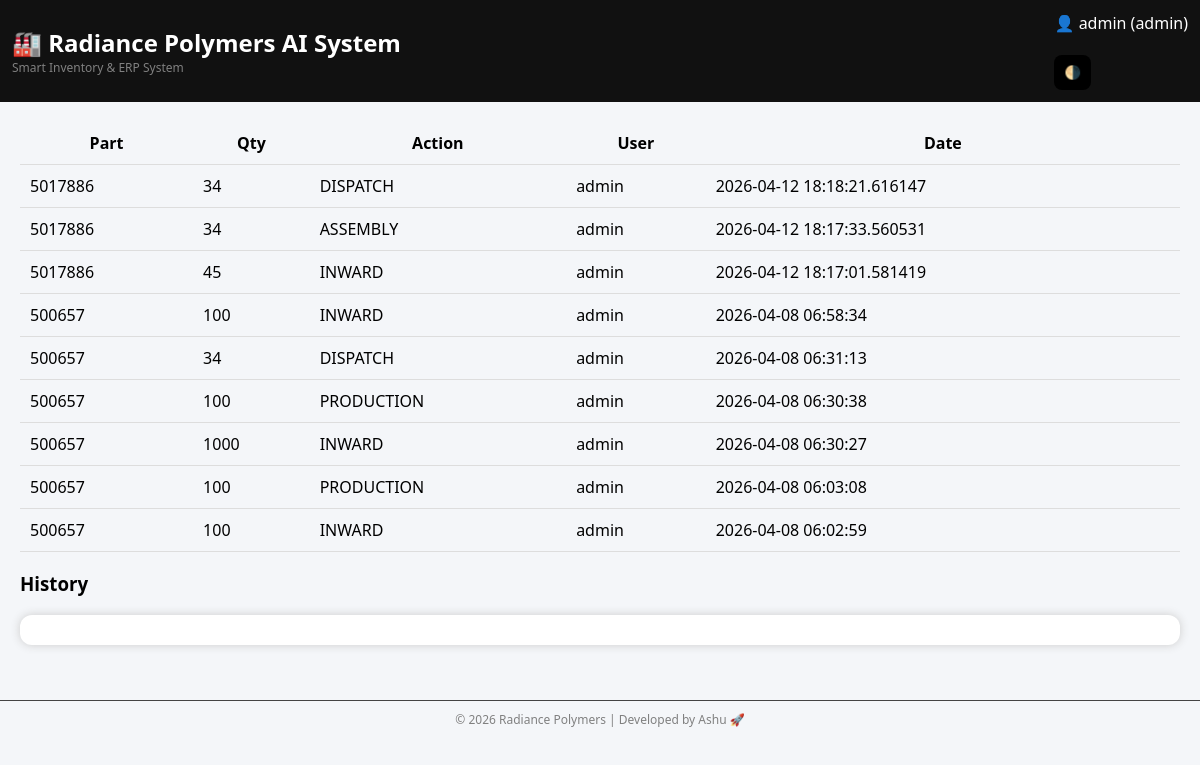
Screenshot of /history (signed in) with the database file from the repository.
### tables this page shows
CREATE TABLE history(
    id INTEGER PRIMARY KEY, part TEXT, qty INTEGER, action TEXT, user TEXT, date TIMESTAMP DEFAULT CURRENT_TIMESTAMP);

### app.py (the view)
@app.route('/history')
def history():
    conn = get_db()
    cur = conn.cursor()
    cur.execute("SELECT * FROM history ORDER BY date DESC")
    data = cur.fetchall()
    conn.close()
    return render_template("history.html", data=data)

### app.py (called while the page is built)
def get_db():
    conn = sqlite3.connect("erp.db", check_same_thread=False)
    conn.row_factory = sqlite3.Row
    return conn

### templates/history.html
{% extends 'base.html' %}
{% block content %}
{% if data and data|length > 0 %}
<table>
<tr>
<th>Part</th><th>Qty</th><th>Action</th><th>User</th><th>Date</th>
</tr>
{% for i in data %}
<tr>
<td>{{ i['part'] }}</td>
<td>{{ i['qty'] }}</td>
<td>{{ i['action'] }}</td>
<td>{{ i['user'] }}</td>
<td>{{ i['date'] }}</td>
</tr>
{% endfor %}
</table>
{% else %}
<p>No data found</p>
{% endif %}
<h3>History</h3>
<div class="card">
</div>
{% endblock %}

### templates/base.html (style rules this page uses)
body { margin: 0; font-family: 'Segoe UI', sans-serif; transition: 0.3s; }
body.light { background: #f4f6f9; color: #000; }
.card { padding: 15px; border-radius: 12px; margin-bottom: 15px; }
body.light .card { background:white; box-shadow:0 0 10px #ccc; }
table { width:100%; border-collapse:collapse; }
th, td { padding:10px; border-bottom:1px solid #ddd; }

### rows the page displays
history: part "5017886", qty "34", action "DISPATCH", user "admin", date "2026-04-12 18:18:21.616147"
history: part "5017886", qty "34", action "ASSEMBLY", user "admin", date "2026-04-12 18:17:33.560531"
history: part "5017886", qty "45", action "INWARD", user "admin", date "2026-04-12 18:17:01.581419"
history: part "500657", qty "100", action "INWARD", user "admin", date "2026-04-08 06:58:34"
history: part "500657", qty "34", action "DISPATCH", user "admin", date "2026-04-08 06:31:13"
history: part "500657", qty "100", action "PRODUCTION", user "admin", date "2026-04-08 06:30:38"
history: part "500657", qty "1000", action "INWARD", user "admin", date "2026-04-08 06:30:27"
history: part "500657", qty "100", action "PRODUCTION", user "admin", date "2026-04-08 06:03:08"
history: part "500657", qty "100", action "INWARD", user "admin", date "2026-04-08 06:02:59"

### other values shown
{{ session.get('user') }} "admin"
{{ session.get('role') }} "admin"
